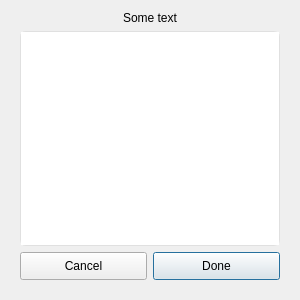
<?xml version="1.0" encoding="UTF-8"?>
<ui version="4.0">
 <class>MultiSelectDialog</class>
 <widget class="QDialog" name="MultiSelectDialog">
  <property name="geometry">
   <rect>
    <x>0</x>
    <y>0</y>
    <width>300</width>
    <height>300</height>
   </rect>
  </property>
  <property name="sizePolicy">
   <sizepolicy hsizetype="Preferred" vsizetype="Preferred">
    <horstretch>0</horstretch>
    <verstretch>0</verstretch>
   </sizepolicy>
  </property>
  <property name="windowTitle">
   <string>MultiSelectDialog</string>
  </property>
  <layout class="QVBoxLayout" name="verticalLayout">
   <item>
    <widget class="QWidget" name="container" native="true">
     <layout class="QVBoxLayout" name="verticalLayout_2">
      <property name="topMargin">
       <number>0</number>
      </property>
      <item>
       <widget class="QLabel" name="title">
        <property name="styleSheet">
         <string notr="true">font: 600 14pt &quot;Segoe UI&quot;;</string>
        </property>
        <property name="text">
         <string>Some text</string>
        </property>
        <property name="alignment">
         <set>Qt::AlignmentFlag::AlignCenter</set>
        </property>
       </widget>
      </item>
      <item>
       <widget class="QListView" name="list">
        <property name="styleSheet">
         <string notr="true">border: 1px solid #e0e0e0;
border-radius: 6px</string>
        </property>
       </widget>
      </item>
      <item>
       <layout class="QHBoxLayout" name="horizontalLayout">
        <item>
         <widget class="QPushButton" name="cancel">
          <property name="styleSheet">
           <string notr="true">padding: 6px 6px</string>
          </property>
          <property name="text">
           <string>Cancel</string>
          </property>
         </widget>
        </item>
        <item>
         <widget class="QPushButton" name="done">
          <property name="styleSheet">
           <string notr="true">padding: 6px 6px</string>
          </property>
          <property name="text">
           <string>Done</string>
          </property>
          <property name="default">
           <bool>true</bool>
          </property>
         </widget>
        </item>
       </layout>
      </item>
     </layout>
    </widget>
   </item>
  </layout>
 </widget>
 <resources/>
 <connections/>
</ui>
